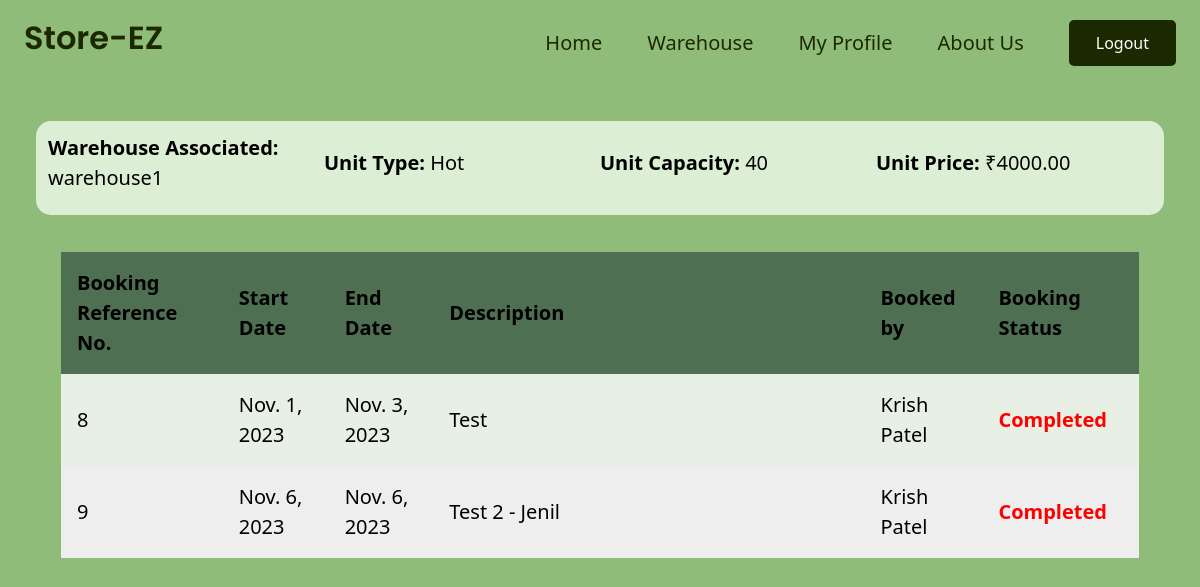
Page /warehouse/3/unit/9/ (signed in) on the earlier database version.
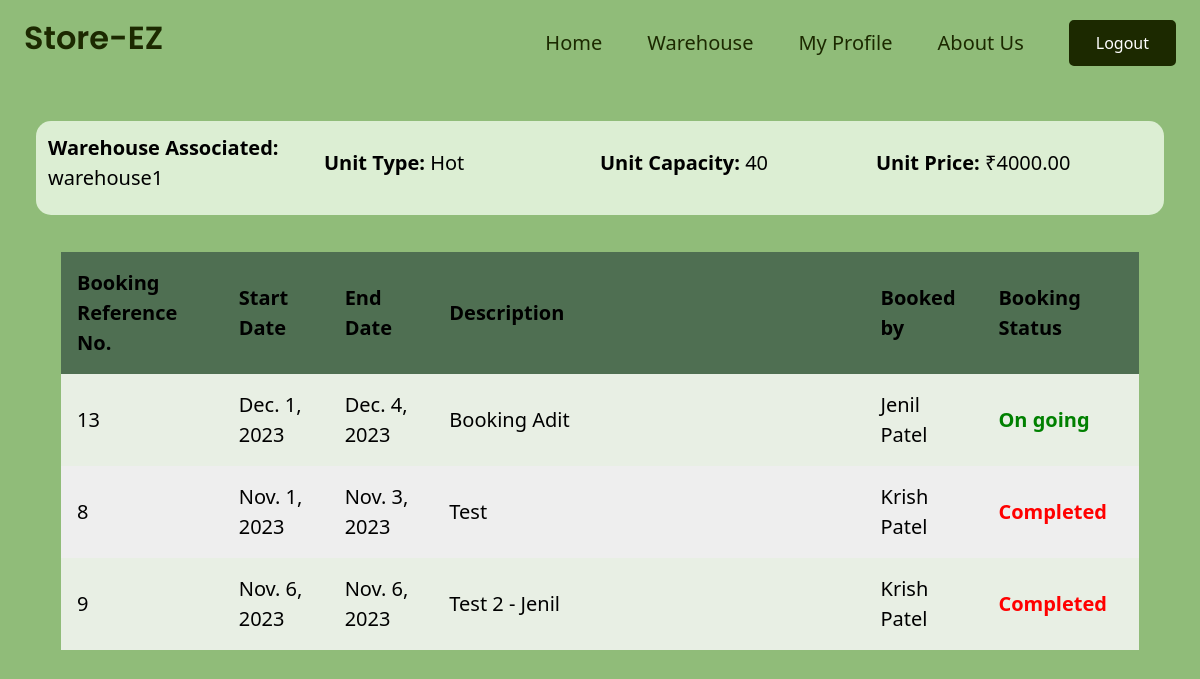
Same page on the later database version.
### mainapp/models.py (models this page shows, shortened)
class Warehouse(models.Model):
    name = models.CharField(max_length=100)
    address = models.TextField()
    city = models.CharField(max_length=100)
    state = models.CharField(max_length=100)
    poc_name = models.CharField(max_length=100, null=True)
    poc_phone_no = models.DecimalField(max_digits=10, decimal_places=0)
    owner = models.ForeignKey(Warehouse_owner, on_delete=models.CASCADE)
    image = models.ImageField(default="images/default_warehouse_image.jpg",upload_to="images/warehouse/",blank=True,null=True)

class Unit(models.Model):
    id = models.BigAutoField(primary_key=True)
    type = models.CharField(max_length=100) # Check box field
    capacity = models.IntegerField()
    price = models.DecimalField(max_digits=10, decimal_places=2)
    warehouse = models.ForeignKey(Warehouse, on_delete=models.CASCADE)

class Booking(models.Model):
    id = models.BigAutoField(primary_key=True)
    start_date = models.DateField(default= date.today)
    end_date = models.DateField(default= date.today)
    description = models.TextField()
    unit = models.ManyToManyField(Unit)
    farmer = models.ForeignKey(Farmer,on_delete=models.CASCADE, null=True)

class Farmer(models.Model):
    first_name = models.CharField(max_length=100, null=True)
    last_name = models.CharField(max_length=100, null=True)
    email = models.EmailField(max_length=200, null=True)
    phone_no = models.DecimalField(max_digits=10, decimal_places=0, null=True)
    city = models.CharField(max_length=100, null=True)
    state = models.CharField(max_length=100, null=True)
    image = models.ImageField(default="images/default_user_image.jpg",upload_to="images/farmer/",blank=True,null=True)
    def __str__(self) -> str:
        return f'{self.first_name} {self.last_name}'

### Warehouse/views.py (the view)
# urls.py: path("warehouse/<int:id>/unit/<int:id1>/", views.unit, name='unit'),
@login_required(login_url='login')
def unit(request, id, id1):
    warehouse = Warehouse.objects.get(id=id)
    unit = Unit.objects.get(id=id1)
    all_bookings = Booking.objects.filter(unit=id1)
    current_date = timezone.now().date()
    current_booking = all_bookings.filter(end_date__gte=current_date)
    prev_booking = all_bookings.filter(end_date__lte=current_date)
    context = {'warehouse':warehouse, 'unit':unit, 'current_booking':current_booking, 'prev_booking': prev_booking}
    return render(request, 'warehouse/unit.html', context)

### Warehouse/templates/Warehouse/unit.html
{% extends 'base.html' %}
{% load static %}
{% block css %}
    <link rel="stylesheet" href="{% static 'Warehouse/css/singleunit.css'%}">
{% endblock %}
{% block content %}
<div class="info-row">
    <div class="ab">
      <div class="ind-row">
        <b>
          Warehouse Associated:
        </b> {{ warehouse.name }}
      </div>
      <div class="ind-row">
        <b>
          Unit Type:
        </b> {{ unit.type }}
      </div>
      <div class="ind-row">
        <b>
          Unit Capacity:
        </b> {{ unit.capacity }}
      </div>
      <div class="ind-row">
        <b>
          Unit Price:
        </b> ₹{{ unit.price }}
      </div>
    </div>
  </div>
  <div class="wrapperr">
    <div class="table-container">
      <table>
        <tr class="table-heading">
          <th>Booking Reference No.</th>
          <th>Start Date</th>
          <th>End Date</th>
          <th>Description</th>
          <th>Booked by</th>
          <th>Booking Status</th>
        </tr>
        {% for booking in current_booking %}
        <tr class="not-heading">
          <td data-cell="Booking Number" style="width:15%;"> {{booking.id}} </td>
          <td data-cell="Start Date">{{ booking.start_date}}</td>
          <td data-cell="End Date">{{ booking.end_date}}</td>
          <td data-cell="Description" style="width:40%;">{{ booking.description}}</td>
          <td data-cell="Booked By">{{ booking.farmer}}</td>
          <td class="on-going" data-cell="Booked Status" class="on-going"><b>On going</b></td>
        </tr>
        {% endfor %}
        {% for booking in prev_booking %}
        <tr>
          <td data-cell="Booking Number" style="width:15%;"> {{booking.id}} </td>
          <td data-cell="Start Date">{{ booking.start_date}}</td>
          <td data-cell="End Date">{{ booking.end_date}}</td>
          <td data-cell="Description" style="width:40%;">{{ booking.description}}</td>
          <td data-cell="Booked By">{{ booking.farmer}}</td>
          <td class="completed" data-cell="Booked Status"><b>Completed</b></td>
        </tr>
        {% endfor %}
      </table>
    </div>
  </div>
{% endblock %}

### templates/base.html (shortened to what this page needs)
<!DOCTYPE html>
{% load static %}
<html lang="en">
<head>
    <link href="https://cdnjs.cloudflare.com/ajax/libs/font-awesome/5.10.0/css/all.min.css" rel="stylesheet">
    <link href="https://cdn.jsdelivr.net/npm/bootstrap-icons@1.4.1/font/bootstrap-icons.css" rel="stylesheet">
    <link href="{%static 'css/bootstrap.min.css' %}" rel="stylesheet">
    <link href="{%static 'css/base.css' %}" rel="stylesheet">
    {% block css %}
    {% endblock %}
</head>
<body>
    <div class="container-fluid sticky-top bg-primary">
        <div class="container ">
            <nav class="navbar navbar-expand-lg navbar-light p-0 ">
                <a href="{% url 'homepage' %}" class="navbar-brand">
                    <h2 class="text-black">Store-EZ</h2>
                </a>
                <div class="collapse navbar-collapse" id="navbarCollapse">
                    <div class="navbar-nav ms-auto">
                        {% if request.user.is_authenticated %}
                        <a href="{% url 'homepage' %}" class="nav-item nav-link text-black">Home</a>
                        <a href="{% url 'warehouses' %}" class="nav-item nav-link">Warehouse</a>
                        <a href="{% url 'Warehouse_profile' %}" class="nav-item nav-link">My Profile</a>
                        <a href="{% url 'aboutus' %}" class="nav-item nav-link">About Us</a>
                        {% else %}
                        <a href="{% url 'homepage' %}" class="nav-item nav-link text-black">Home</a>
                        <a href="{% url 'aboutus' %}" class="nav-item nav-link">About Us</a>
                        {% endif %}
                    </div>
                    {% if request.user.is_authenticated %}
                    <a href="{% url 'logout' %}" class="btn btn-dark py-2 px-4 d-none d-lg-inline-block">Logout</a>
                    {% else %}
                    <a href="{% url 'login' %}" class="btn btn-dark py-2 px-4 d-none d-lg-inline-block">Login/Sign Up</a>
                    {% endif %}
                </div>
            </nav>
        </div>
    </div>
    {% block content %}
    {% endblock content %}
</body>
</html>

### static/css/base.css (style rules this page uses)
.btn { font-weight: 500; transition: .5s; }
.sticky-top { top: -150px; transition: .5s; }
.navbar { padding: 11px 0 !important; height: 85px; }
.navbar .navbar-nav .nav-link { margin-right: 45px; padding: 0; color: var(--bs-dark); font-weight: 500; transition: .5s; outline: none; }

### Warehouse/static/Warehouse/css/singleunit.css (style rules this page uses)
body { color:#000; font-size:1.25rem; font-family:system-ui; line-height:1.5; background-color: #90bc79; }
.wrapperr { display:flex; flex-direction: column; border:solid; border-width:1px; border-color:#90bc79; margin: auto; max-width: 90%; border-radius:15px; }
.info-row { display: flex; justify-content: space-between; align-items: center; padding: 1%; background-color: #dceed3; margin: 3%; border-radius: 15px; }
.info-row .ab { flex:2; display:flex; justify-content: space-between; align-items:center; }
.info-row .ab div { flex:2; padding-bottom:10px; }
.table-container { max-width:100%; }
table { width:100%; border-collapse:collapse; background:#eee; }
.table-heading { background-color: #4F6F52; border-radius: 15px; }
th,td { padding:1rem; }
caption,th { text-align:left; }
tr:nth-of-type(2n) { background:hsl(99.9 62.8% 83.1% / 0.2); }
.on-going { color: green; }
.completed { color: red; }

Differences in the rows shown:
now on this page (row edited): Booking: id "13", start_date "Dec. 1, 2023", end_date "Dec. 4, 2023", description "Booking Adit", farmer "Jenil Patel", shown under "Store-EZ"
